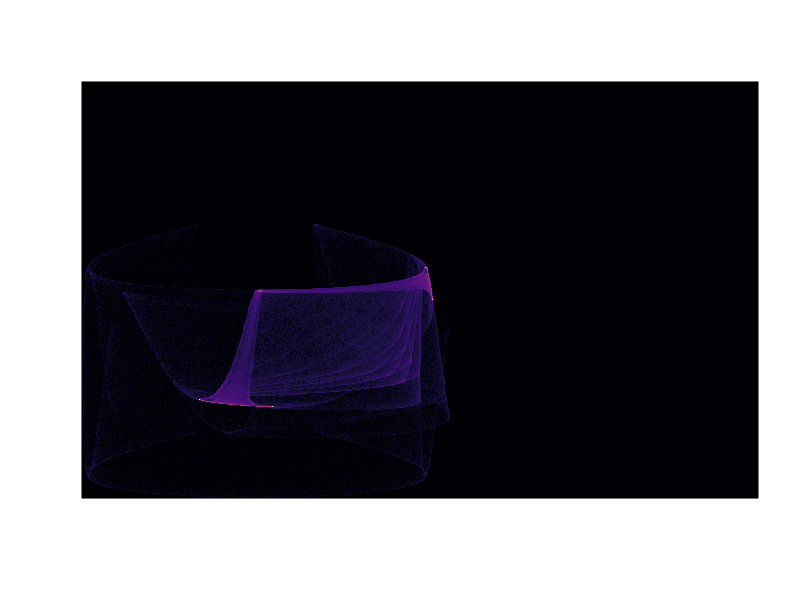

Here is the R script that generated this plot: (Note: a time limit stopped this script after it produced the figure.)
# DeJong attractors

# xn+1 = sin(a yn) - cos(b xn)
# yn+1 = sin(c xn) - cos(d yn)

# http://paulbourke.net/fractals/peterdejong/
# https://github.com/petewerner/misc/blob/master/attractor.R
# https://es.wikipedia.org/wiki/Atractor

library(compiler)
library(viridis)

mapxy <- function(x, y, xmin, xmax, ymin=xmin, ymax=xmax) {
  sx <- (width - 1) / (xmax - xmin)
  sy <- (height - 1) / (ymax - ymin)
  row0 <- round( sx * (x - xmin) )
  col0 <- round( sy * (y - ymin) )
  col0 * height + row0 + 1
}

dejong <- function(x, y) {
  nidxs <- length(mat)
  counts <- integer(length=nidxs)
  for (i in 1:npoints) {
    xt <- sin(a * y) - cos(b * x)
    yt <- sin(c * x) - cos(d * y)
    x <- xt
    y <- yt
    idxs <- mapxy(x, y, -2, 2)
    counts <- counts + tabulate(idxs, nbins=nidxs)
  }
  mat <<- mat + counts
}

npoints <- 10e3
n <- 100000
width <- 800
height <- 800

#make some random points
rsamp <- matrix(runif(n * 2, min=-2, max=2), nr=n)

setCompilerOptions(suppressAll=TRUE)
mapxy <- cmpfun(mapxy)
dejong <- cmpfun(dejong)

# Colors
cvec <- magma(100)

# Initial set up (a, b, c, d)
set.seed(3)
initialvalues <- data.frame(replicate(4,round(runif(10, min=-3, max=4), 1)))

for (i in 1:nrow(initialvalues)) {
  a <- initialvalues[i,1]
  b <- initialvalues[i,2]
  c <- initialvalues[i,3]
  d <- initialvalues[i,4]
  
  cat("Iteration: ", i)
  cat("a: ", a, "b: ", b, "c: ", c, "d: ", d)
  
  mat <- matrix(0, nr=height, nc=width)
  dejong(rsamp[,1], rsamp[,2])
  dens <- log(mat + 1)/log(max(mat))
  
  par(mar=c(0, 0, 0, 0))
  png(filename = paste0("images/NewDejong", i, ".png"), width = 1200, 
      height = 1200, pointsize = 0.1)
  image(t(dens), col=cvec, useRaster=T, xaxt='n', yaxt='n')
  dev.off()
  
  cat('Generated image ', i)
}
